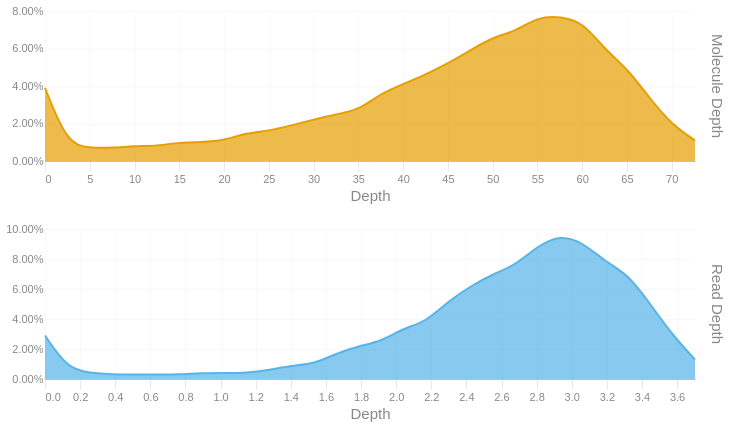

The notebook cell saved with this chart:
### Code cell
readdep = depth_hist(tb['Read Depth'], q99, 3)
readdep = readdep.with_columns(pl.lit('Read Depth').alias('Metric'))
if not SKIPLR:
    moldep = depth_hist(tb['Molecule Depth'], mol_q99, 1)
    moldep = moldep.with_columns(pl.lit('Molecule Depth').alias('Metric'))
    _hist = pl.concat([readdep, moldep])
    _hist = _hist.filter(pl.col('Proportion') != 0)
    with SafeRender(_hist):
        (
            alt.Chart(_hist)        
            .mark_area(interpolate = "basis")
            .encode(
                x=alt.X('Bin:Q').scale(domainMin=0).axis(alt.Axis(title='Depth')),
                y = alt.Y('Proportion:Q', title = None).axis(format = '.2%'),
                color = alt.Color('Metric:N').legend(None),
                row = alt.Row("Metric:N").header(title = None, labelOrient = 'right'),
                tooltip = [
                    alt.Tooltip("Metric:N", title = "Metric"),
                    alt.Tooltip('Interval:N', title = "Depth Interval"),
                    alt.Tooltip('Proportion:Q', title = "% Alignments").format('.2%')
                ]
            )
            .resolve_scale(x='independent', y='independent')
            .properties(
                height = 150, width = 650,
                usermeta={'embedOptions': {'downloadFileName': f'{samplename}.depth.hist'}}
            )
        ).display()
else:
    readdep = readdep.filter(pl.col('Proportion') != 0)
    with SafeRender(readdep):
        (
            alt.Chart(readdep)        
            .mark_area(interpolate = "basis")
            .encode(
                x=alt.X('Bin:Q').scale(domainMin=0).axis(alt.Axis(title='Depth')),
                y = alt.Y('Proportion:Q', title = None).axis(format = '.2%'),
                tooltip = [
                    alt.Tooltip('Interval:N', title = "Depth Interval"),
                    alt.Tooltip('Proportion:Q', title = "% Alignments").format('.2%')
                ]
            )
            .properties(
                usermeta={'embedOptions': {'downloadFileName': f'{samplename}.depth.hist'}}
            )
        ).display()

### Figure 1 — Vega-Lite specification as saved in the notebook (floating-point values rounded to 4 significant figures)
{"width": 650, "height": 150, "config": {"title": {"anchor": "start", "dy": -15, "fontSize": 18, "color": "#888888", "subtitleColor": "#888888", "subtitleFontSize": 14}, "arc": {"fill": "#0072B2"}, "axis": {"domainColor": "#888888", "domainWidth": 0.5, "gridWidth": 0.2, "grid": false, "titleFontWeight": 400, "titleFontSize": 15, "labelFontSize": 11, "labelColor": "#888888", "tickColor": "#888888", "tickWidth": 0.2, "titleColor": "#888888"}, "axisBand": {"grid": false}, "axisX": {"grid": true, "tickSize": 10, "domainCap": "round"}, "axisY": {"domain": false, "grid": true, "tickSize": 0, "domainCap": "round"}, "background": "transparent", "header": {"labelFontSize": 15, "labelColor": "#888888", "titleFontSize": 15, "titleFontWeight": 600, "titleColor": "#888888"}, "legend": {"labelFont": "sans-serif", "labelFontSize": 12, "labelColor": "#888888", "symbolSize": 100, "symbolType": "circle", "titleFontSize": 12, "titlePadding": 10, "titleColor": "#888888", "title": null}, "range": {"category": ["#E69F00", "#56B4E9", "#009E73", "#F0E442", "#0072B2", "#D55E00", "#CC79A7", "#000000"], "diverging": ["#cfe8f3", "#a2d4ec", "#73bfe2", "#46abdb", "#1696d2", "#12719e"]}, "area": {"fill": "#0072B2", "fillOpacity": 0.7, "line": true, "strokeOpacity": 0.7}, "line": {"color": "#0072B2", "stroke": "#0072B2", "strokeWidth": 2}, "trail": {"color": "#0072B2", "stroke": "#0072B2", "strokeWidth": 0, "size": 1}, "point": {"filled": true, "fillOpacity": 1.0, "size": 95}, "text": {"color": "#888888", "fontSize": 11, "align": "right", "fontWeight": 400, "size": 11}, "bar": {"fill": "#0072B2", "stroke": null}, "view": {"stroke": null, "continuousWidth": 660, "continuousHeight": 400}}, "data": {"name": "data-e629e681116cbf51026a06b19aa6242b"}, "mark": {"type": "area", "interpolate": "basis"}, "encoding": {"color": {"field": "Metric", "legend": null, "type": "nominal"}, "row": {"field": "Metric", "header": {"title": null, "labelOrient": "right"}, "type": "nominal"}, "tooltip": [{"field": "Metric", "title": "Metric", "type": "nominal"}, {"field": "Interval", "title": "Depth Interval", "type": "nominal"}, {"field": "Proportion", "format": ".2%", "title": "% Alignments", "type": "quantitative"}], "x": {"axis": {"title": "Depth"}, "field": "Bin", "scale": {"domainMin": 0}, "type": "quantitative"}, "y": {"axis": {"format": ".2%"}, "field": "Proportion", "title": null, "type": "quantitative"}}, "resolve": {"scale": {"x": "independent", "y": "independent"}}, "usermeta": {"embedOptions": {"downloadFileName": "S5_Connecticut_997.depth.hist"}}, "$schema": "https://vega.github.io/schema/vega-lite/v6.1.0.json", "datasets": {"data-e629e681116cbf51026a06b19aa6242b": [{"Bin": 0.0, "Interval": "0.0-0.128", "Proportion": 0.029, "Metric": "Read Depth"}, {"Bin": 0.128, "Interval": "0.128-0.255", "Proportion": 0.007, "Metric": "Read Depth"}, {"Bin": 0.255, "Interval": "0.255-0.383", "Proportion": 0.004, "Metric": "Read Depth"}, {"Bin": 0.383, "Interval": "0.383-0.511", "Proportion": 0.003, "Metric": "Read Depth"}, {"Bin": 0.511, "Interval": "0.511-0.638", "Proportion": 0.003, "Metric": "Read Depth"}, {"Bin": 0.638, "Interval": "0.638-0.766", "Proportion": 0.003, "Metric": "Read Depth"}, {"Bin": 0.766, "Interval": "0.766-0.894", "Proportion": 0.003, "Metric": "Read Depth"}, {"Bin": 0.894, "Interval": "0.894-1.021", "Proportion": 0.004, "Metric": "Read Depth"}, {"Bin": 1.021, "Interval": "1.021-1.149", "Proportion": 0.004, "Metric": "Read Depth"}, {"Bin": 1.149, "Interval": "1.149-1.277", "Proportion": 0.004, "Metric": "Read Depth"}, {"Bin": 1.277, "Interval": "1.277-1.404", "Proportion": 0.006, "Metric": "Read Depth"}, {"Bin": 1.404, "Interval": "1.404-1.532", "Proportion": 0.009, "Metric": "Read Depth"}, {"Bin": 1.532, "Interval": "1.532-1.66", "Proportion": 0.01, "Metric": "Read Depth"}, {"Bin": 1.66, "Interval": "1.66-1.787", "Proportion": 0.017, "Metric": "Read Depth"}, {"Bin": 1.787, "Interval": "1.787-1.915", "Proportion": 0.022, "Metric": "Read Depth"}, {"Bin": 1.915, "Interval": "1.915-2.043", "Proportion": 0.025, "Metric": "Read Depth"}, {"Bin": 2.043, "Interval": "2.043-2.17", "Proportion": 0.034, "Metric": "Read Depth"}, {"Bin": 2.17, "Interval": "2.17-2.298", "Proportion": 0.038, "Metric": "Read Depth"}, {"Bin": 2.298, "Interval": "2.298-2.426", "Proportion": 0.052, "Metric": "Read Depth"}, {"Bin": 2.426, "Interval": "2.426-2.553", "Proportion": 0.062, "Metric": "Read Depth"}, {"Bin": 2.553, "Interval": "2.553-2.681", "Proportion": 0.07, "Metric": "Read Depth"}, {"Bin": 2.681, "Interval": "2.681-2.809", "Proportion": 0.076, "Metric": "Read Depth"}, {"Bin": 2.809, "Interval": "2.809-2.936", "Proportion": 0.089, "Metric": "Read Depth"}, {"Bin": 2.936, "Interval": "2.936-3.064", "Proportion": 0.096, "Metric": "Read Depth"}, {"Bin": 3.064, "Interval": "3.064-3.192", "Proportion": 0.091, "Metric": "Read Depth"}, {"Bin": 3.192, "Interval": "3.192-3.319", "Proportion": 0.078, "Metric": "Read Depth"}, {"Bin": 3.319, "Interval": "3.319-3.447", "Proportion": 0.07, "Metric": "Read Depth"}, {"Bin": 3.447, "Interval": "3.447-3.575", "Proportion": 0.05, "Metric": "Read Depth"}, {"Bin": 3.575, "Interval": "3.575-3.702", "Proportion": 0.029, "Metric": "Read Depth"}, {"Bin": 3.702, "Interval": "3.702-3.83", "Proportion": 0.013, "Metric": "Read Depth"}, {"Bin": 0.0, "Interval": "0.0-2.5", "Proportion": 0.039, "Metric": "Molecule Depth"}, {"Bin": 2.5, "Interval": "2.5-5.0", "Proportion": 0.009, "Metric": "Molecule Depth"}, {"Bin": 5.0, "Interval": "5.0-7.5", "Proportion": 0.007, "Metric": "Molecule Depth"}, {"Bin": 7.5, "Interval": "7.5-10.0", "Proportion": 0.007, "Metric": "Molecule Depth"}, {"Bin": 10.0, "Interval": "10.0-12.5", "Proportion": 0.008, "Metric": "Molecule Depth"}, {"Bin": 12.5, "Interval": "12.5-15.0", "Proportion": 0.008, "Metric": "Molecule Depth"}, {"Bin": 15.0, "Interval": "15.0-17.5", "Proportion": 0.01, "Metric": "Molecule Depth"}, {"Bin": 17.5, "Interval": "17.5-20.0", "Proportion": 0.01, "Metric": "Molecule Depth"}, {"Bin": 20.0, "Interval": "20.0-22.5", "Proportion": 0.011, "Metric": "Molecule Depth"}, {"Bin": 22.5, "Interval": "22.5-25.0", "Proportion": 0.015, "Metric": "Molecule Depth"}, {"Bin": 25.0, "Interval": "25.0-27.5", "Proportion": 0.016, "Metric": "Molecule Depth"}, {"Bin": 27.5, "Interval": "27.5-30.0", "Proportion": 0.019, "Metric": "Molecule Depth"}, {"Bin": 30.0, "Interval": "30.0-32.5", "Proportion": 0.022, "Metric": "Molecule Depth"}, {"Bin": 32.5, "Interval": "32.5-35.0", "Proportion": 0.025, "Metric": "Molecule Depth"}, {"Bin": 35.0, "Interval": "35.0-37.5", "Proportion": 0.027, "Metric": "Molecule Depth"}, {"Bin": 37.5, "Interval": "37.5-40.0", "Proportion": 0.036, "Metric": "Molecule Depth"}, {"Bin": 40.0, "Interval": "40.0-42.5", "Proportion": 0.041, "Metric": "Molecule Depth"}, {"Bin": 42.5, "Interval": "42.5-45.0", "Proportion": 0.046, "Metric": "Molecule Depth"}, {"Bin": 45.0, "Interval": "45.0-47.5", "Proportion": 0.052, "Metric": "Molecule Depth"}, {"Bin": 47.5, "Interval": "47.5-50.0", "Proportion": 0.059, "Metric": "Molecule Depth"}, {"Bin": 50.0, "Interval": "50.0-52.5", "Proportion": 0.066, "Metric": "Molecule Depth"}, {"Bin": 52.5, "Interval": "52.5-55.1", "Proportion": 0.069, "Metric": "Molecule Depth"}, {"Bin": 55.1, "Interval": "55.1-57.6", "Proportion": 0.077, "Metric": "Molecule Depth"}, {"Bin": 57.6, "Interval": "57.6-60.1", "Proportion": 0.077, "Metric": "Molecule Depth"}, {"Bin": 60.1, "Interval": "60.1-62.6", "Proportion": 0.074, "Metric": "Molecule Depth"}, {"Bin": 62.6, "Interval": "62.6-65.1", "Proportion": 0.059, "Metric": "Molecule Depth"}, {"Bin": 65.1, "Interval": "65.1-67.6", "Proportion": 0.049, "Metric": "Molecule Depth"}, {"Bin": 67.6, "Interval": "67.6-70.1", "Proportion": 0.033, "Metric": "Molecule Depth"}, {"Bin": 70.1, "Interval": "70.1-72.6", "Proportion": 0.019, "Metric": "Molecule Depth"}, {"Bin": 72.6, "Interval": "72.6-75.07", "Proportion": 0.011, "Metric": "Molecule Depth"}]}}
